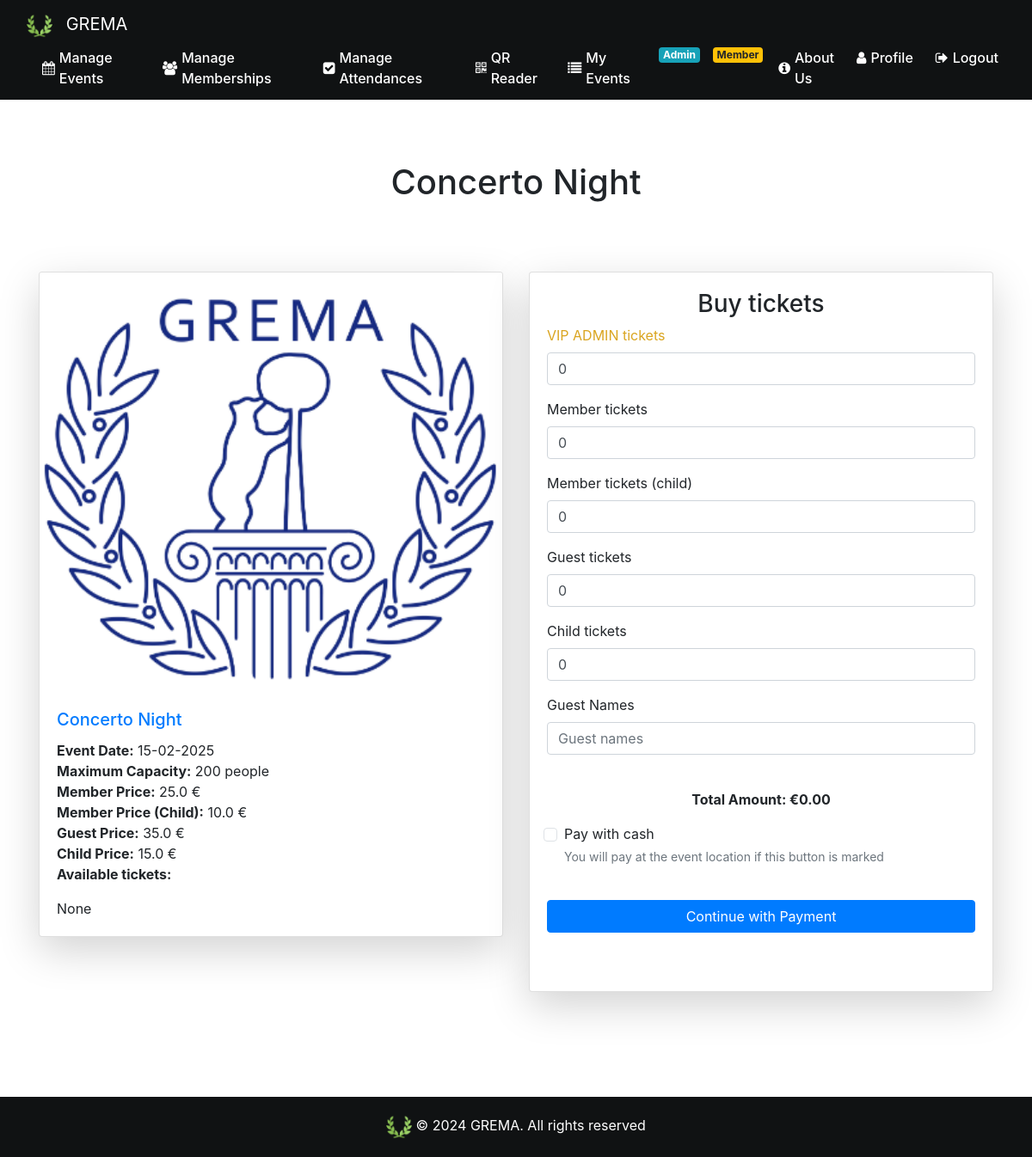
Page /event-attendance/1 (signed in) on the earlier database version.
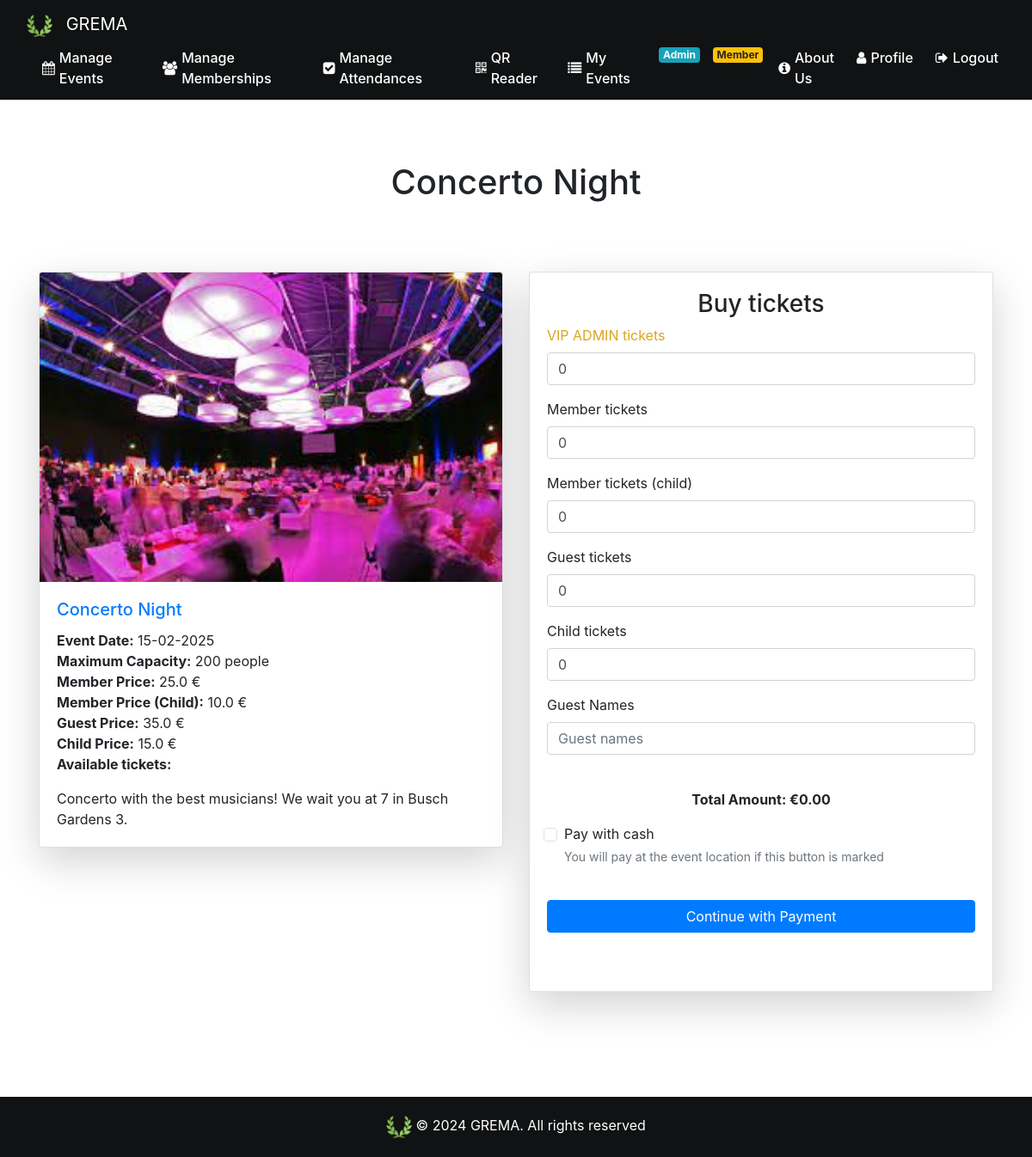
Same page on the later database version.
### website/models.py (models this page shows)
class Event(db.Model):
    id = db.Column(db.Integer, primary_key=True)
    name= db.Column(db.String(80))
    date = db.Column(db.DateTime(timezone=True), default=func.current_date())
    max_guest_num = db.Column(db.Integer)
    member_price=db.Column(db.Float)
    member_child_price=db.Column(db.Float)
    guest_price=db.Column(db.Float)
    child_price=db.Column(db.Float)
    is_family_friendly=db.Column(db.Boolean)
    img_url=db.Column(db.String(300))
    description=db.Column(db.String(800))
    admin_id = db.Column(db.Integer, db.ForeignKey('admin.id'))

### website/views.py (the view)
@views.route('/event-attendance/<int:event_id>', methods=['GET', 'POST'])
@login_required
def event_attendance(event_id):
    event_details = calculate_event_details()
    event = Event.query.get_or_404(event_id)
    user_fee = Fee.query.filter_by(user_fee=current_user.id).first()
    return render_template('event.html', event=event, user=current_user, user_fee=user_fee, event_details=event_details)

### website/views.py (called while the page is built)
@views.context_processor
def inject_membership():
    if current_user.is_authenticated:
        is_member = Fee.query.filter_by(user_fee=current_user.id, payed=True).first() is not None
    else:
        is_member = False
    return dict(is_member=is_member)

### website/templates/event.html (shortened to what the changed rows need)
{% extends "base.html" %}
{% block content %}
<br />
<h1 class="text-center mt-5">{{ event.name }}</h1>
<br />
<link rel="stylesheet" href="/static/checkout.css" />
<div class="container py-5">
    <div class="row">
        <div class="col-md-6 ">
            <div class="card shadow-lg mb-4 {% if event.is_family_friendly %}family-friendly{% endif %}">
                {% if event.img_url %}
                <img src="{{ event.img_url }}" class="card-img-top" alt="{{ event.name }}">
                {% else %}
                <img src="{{ url_for('static', filename='images/gremaLogo.png') }}" class="card-img-top"
                    alt="{{ event.name }}">
                {% endif %}
                <div class="card-body">
                    <h5 class="card-title">
                        <a href="/event-attendance/{{ event.id }}">{{ event.name }}</a>
                    </h5>
                    <ul class="list-unstyled">
                        <li><strong>Event Date:</strong> {{ event.date.strftime('%d-%m-%Y') }}</li>
                        <li><strong>Maximum Capacity:</strong> {{ event.max_guest_num }} people</li>
                        <li><strong>Member Price:</strong> {{ event.member_price }} €</li>
                        <li><strong>Member Price (Child):</strong> {{ event.member_child_price }} €</li>
                        <li><strong>Guest Price:</strong> {{ event.guest_price }} €</li>
                        <li><strong>Child Price:</strong> {{ event.child_price }} €</li>
                        <p><strong>Available tickets:</strong>
                        </p>
                    </ul>
                    <p class="card-text">{{ event.description }}</p>
                </div>
            </div>
        </div>
    </div>
</div>
{% endblock %}

Differences in the rows shown:
changed Event "Concerto Night": img_url: picture added; description "None" → "Concerto with the best musicians! We wait you at 7 in Busch Gardens 3."
